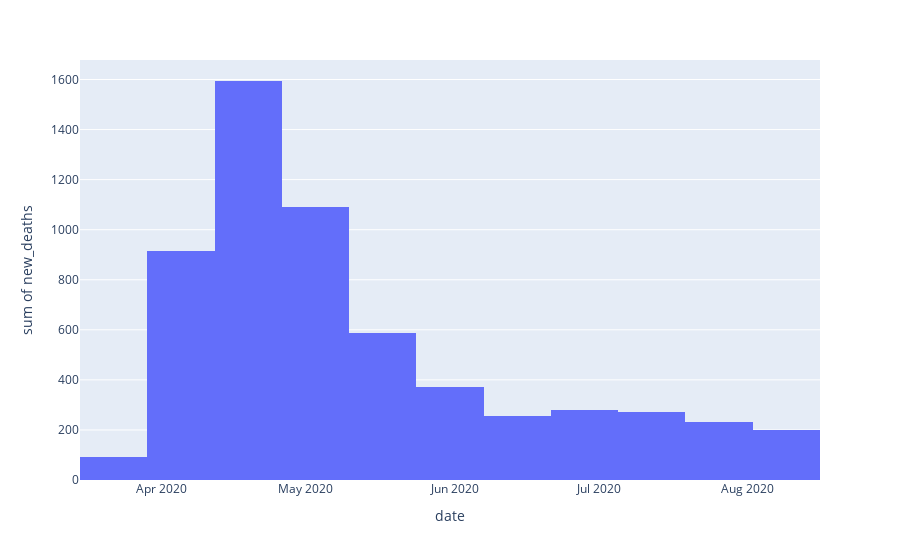

Write notebook code for a chart like this one.
### Markdown cell above
3. Plot a histogram for daily deaths for any country you choose.

### Code cell
turkey_data=data[(data['location'] =='Turkey')]
turkey_data

fig = px.histogram(turkey_data, y="new_deaths",x='date')
fig.show()

### Figure 1 — Plotly figure (JSON) as saved in the notebook; plotly's stock layout.template omitted (floating-point values rounded to 4 significant figures; data arrays with more than 128 entries replaced by an {"elided": "..."} marker saying what was removed)
{"data": [{"alignmentgroup": "True", "bingroup": "x", "histfunc": "sum", "hovertemplate": "date=%{x}<br>sum of new_deaths=%{y}<extra></extra>", "legendgroup": "", "marker": {"color": "#636efa"}, "name": "", "offsetgroup": "", "orientation": "v", "showlegend": false, "type": "histogram", "x": {"elided": "153 str values"}, "xaxis": "x", "y": {"elided": "153 int values"}, "yaxis": "y"}], "layout": {"autosize": true, "barmode": "relative", "legend": {"tracegroupgap": 0}, "margin": {"t": 60}, "xaxis": {"anchor": "y", "autorange": true, "domain": [0, 1], "range": ["2020-03-15", "2020-08-16"], "title": {"text": "date"}, "type": "date"}, "yaxis": {"anchor": "x", "autorange": true, "domain": [0, 1], "range": [0, 1678.0], "title": {"text": "sum of new_deaths"}, "type": "linear"}}}
